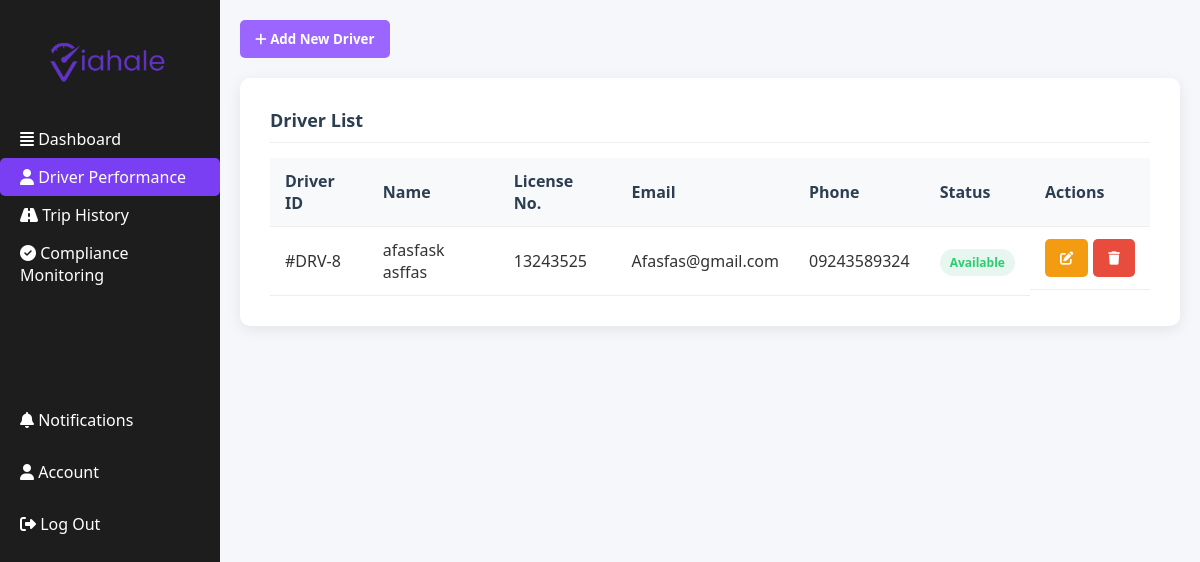
Page /DTPM/DP.php on the committed database.
### tables this page shows
CREATE TABLE `drivers` (
  `driver_id` int(11) NOT NULL,
  `first_name` varchar(50) NOT NULL,
  `last_name` varchar(50) NOT NULL,
  `license_number` varchar(20) NOT NULL,
  `phone` varchar(20) DEFAULT NULL,
  `email` varchar(100) DEFAULT NULL,
  `status` enum('available','on_trip','off_duty') DEFAULT 'available',
  `created_at` timestamp NOT NULL DEFAULT current_timestamp()
);

### DTPM/config.php (called while the page is built, shortened)
<?php
include 'Connections.php';
function executeQuery($sql, $params = []) {
    global $Connections;
    $stmt = mysqli_prepare($Connections, $sql);
    if (!mysqli_stmt_execute($stmt)) {
        error_log("Error executing statement: " . mysqli_stmt_error($stmt));
        mysqli_stmt_close($stmt);
        return false;
    }
    $result = mysqli_stmt_get_result($stmt);
    if ($result !== false) {
        $rows = [];
        while ($row = mysqli_fetch_assoc($result)) {
            $rows[] = $row;
        }
        return $rows;
    }
    $affectedRows = mysqli_stmt_affected_rows($stmt);
    return $affectedRows > 0;
}
?>

### DTPM/DP.php (the view, shortened to what this page needs)
<!DOCTYPE html>
<html lang="en">
<head>
  <link rel="stylesheet" href="https://cdnjs.cloudflare.com/ajax/libs/font-awesome/6.4.0/css/all.min.css"/>
</head>
<body>
  <?php
  include 'config.php';
  $drivers = executeQuery("SELECT * FROM drivers ORDER BY driver_id DESC");
  ?>
  <div class="sidebar">
    <div class="logo">
      <img src="viahale1.png" alt="Logo">
    </div>
    <ul>
      <li class=""><a href="dtpm-dashboard.php"><i class="fas fa-align-justify"></i> Dashboard </a></li>
      <li class="active"><a href="DP.php"><i class="fas fa-user me-2"></i> Driver Performance</a></li>
      <li><a href="TH.php"><i class="fas fa-road me-2"></i> Trip History</a></li>
      <li><a href="CM.php"><i class="fas fa-check-circle me-2"></i> Compliance Monitoring</a></li>
    </ul>
    <div class="bottom-links">
      <a href="#"><i class="fas fa-bell me-2"></i> Notifications</a>
      <a href="#"><i class="fas fa-user me-2"></i> Account</a>
      <a href="../index.php"><i class="fas fa-sign-out-alt me-2"></i> Log Out</a>
    </div>
  </div>
  <div class="main-content">
    <div class="crud-actions">
      <button class="btn btn-primary" onclick="openModal('add')">
        <i class="fas fa-plus"></i> Add New Driver
      </button>
    </div>
    <div class="dashboard-cards">
      <div class="card">
        <div class="card-header">
          <div class="card-title">Driver List</div>
        </div>
        <div class="trip-history">
          <table>
            <thead>
              <tr>
                <th>Driver ID</th>
                <th>Name</th>
                <th>License No.</th>
                <th>Email</th>
                <th>Phone</th>
                <th>Status</th>
                <th>Actions</th>
              </tr>
            </thead>
            <tbody>
              <?php if (!empty($drivers)): ?>
                <?php foreach ($drivers as $driver):
                  $statusDisplay = str_replace('_', ' ', $driver['status']);
                  $statusDisplay = ucwords($statusDisplay);
                ?>
                <tr>
                  <td>#DRV-<?php echo $driver['driver_id']; ?></td>
                  <td><?php echo htmlspecialchars($driver['first_name'] . ' ' . $driver['last_name']); ?></td>
                  <td><?php echo htmlspecialchars($driver['license_number']); ?></td>
                  <td><?php echo htmlspecialchars($driver['email']); ?></td>
                  <td><?php echo htmlspecialchars($driver['phone']); ?></td>
                  <td><span class="status <?php echo $driver['status']; ?>"><?php echo $statusDisplay; ?></span></td>
                  <td class="action-buttons">
                    <button class="btn btn-edit" onclick="openEditModal(<?php echo $driver['driver_id']; ?>, '<?php echo addslashes($driver['first_name']); ?>', '<?php echo addslashes($driver['last_name']); ?>', '<?php echo addslashes($driver['license_number']); ?>', '<?php echo addslashes($driver['email']); ?>', '<?php echo addslashes($driver['phone']); ?>', '<?php echo addslashes($driver['status']); ?>')">
                      <i class="fas fa-edit"></i>
                    </button>
                    <button class="btn btn-delete" onclick="openDeleteModal(<?php echo $driver['driver_id']; ?>, '<?php echo addslashes($driver['first_name'] . ' ' . $driver['last_name']); ?>')">
                      <i class="fas fa-trash"></i>
                    </button>
                  </td>
                </tr>
                <?php endforeach; ?>
              <?php else: ?>
                <tr>
                  <td colspan="7" style="text-align: center;">No drivers found</td>
                </tr>
              <?php endif; ?>
            </tbody>
          </table>
        </div>
      </div>
    </div>
  </div>
</body>
</html>

### DTPM/DP.php (style rules this page uses)
:root { --primary: #2c3e50; --secondary: #3498db; --accent: #e74c3c; --light: #ecf0f1; --dark: #1d1d1d; --success: #2ecc71; --available: #2ecc71; --on_trip: #f39c12; --off_duty: #e74c3c; }
* { margin: 0; padding: 0; box-sizing: border-box; font-family: 'Segoe UI', Tahoma, Geneva, Verdana, sans-serif; }
body { background-color: #f5f7fa; color: #333; display: flex; margin: 0; }
.sidebar { width: 220px; background: var(--dark); color: white; height: 100vh; padding: 25px 0; position: fixed; }
.sidebar .logo { text-align: center; margin-bottom: 20px; }
.sidebar .logo img { width: 160px; }
.sidebar ul { list-style: none; padding: 0; }
.sidebar ul li { padding: 8px 20px; border-radius: 5px; transition: all 0.3s ease; }
.sidebar ul li a { color: white; text-decoration: none; display: block; transition: color 0.3s ease; }
.sidebar ul li.active { background: #7a3ff2; }
.bottom-links { display: flex; flex-direction: column; margin-top: 100px; }
.bottom-links a { color: white; text-decoration: none; margin: 5px 0; padding: 10px 20px; border-radius: 5px; transition: all 0.3s ease; }
.main-content { margin-left: 220px; padding: 20px; width: calc(100% - 220px); }
.crud-actions { display: flex; gap: 10px; margin-bottom: 10px; }
.btn { padding: 10px 15px; border: none; border-radius: 5px; cursor: pointer; font-weight: 600; transition: all 0.3s ease; }
.btn-primary { background-color: #9a66ff; color: white; }
.btn-edit { background-color: #f39c12; color: white; }
.btn-delete { background-color: #e74c3c; color: white; }
.dashboard-cards { margin-top: 20px; display: flex; justify-content: center; margin-bottom: 30px; }
.card { background-color: white; border-radius: 10px; box-shadow: 0 4px 15px rgba(0, 0, 0, 0.08); padding: 30px; transition: transform 0.3s ease; max-width: 1000px; width: 100%; }
.card-header { display: flex; justify-content: space-between; align-items: center; margin-bottom: 15px; padding-bottom: 10px; border-bottom: 1px solid #eee; }
.card-title { font-size: 18px; font-weight: 600; color: #2c3e50; }
table { width: 100%; border-collapse: collapse; }
th, td { padding: 12px 15px; text-align: left; border-bottom: 1px solid #eee; }
th { background-color: #f8f9fa; font-weight: 600; color: #2c3e50; }
.status { padding: 5px 10px; border-radius: 20px; font-size: 12px; font-weight: 600; text-transform: capitalize; }
.available { background-color: #e7f7ef; color: var(--available); }
.action-buttons { display: flex; gap: 5px; }

### rows in the picture
drivers: driver_id "8", first_name+last_name "afasfask asffas", license_number "13243525", email "Afasfas@gmail.com", phone "09243589324", status "Available"
